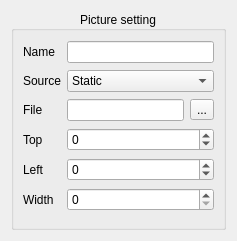
<?xml version="1.0" encoding="UTF-8"?>
<ui version="4.0">
 <class>pixmapSetting</class>
 <widget class="QWidget" name="pixmapSetting">
  <property name="geometry">
   <rect>
    <x>0</x>
    <y>0</y>
    <width>237</width>
    <height>241</height>
   </rect>
  </property>
  <property name="windowTitle">
   <string>Form</string>
  </property>
  <layout class="QGridLayout" name="gridLayout_2">
   <item row="0" column="0">
    <widget class="QGroupBox" name="groupBox">
     <property name="title">
      <string>Picture setting</string>
     </property>
     <property name="alignment">
      <set>Qt::AlignCenter</set>
     </property>
     <property name="flat">
      <bool>true</bool>
     </property>
     <layout class="QGridLayout" name="gridLayout">
      <item row="0" column="0">
       <widget class="QLabel" name="label">
        <property name="text">
         <string>Name</string>
        </property>
        <property name="buddy">
         <cstring>name</cstring>
        </property>
       </widget>
      </item>
      <item row="0" column="1">
       <widget class="QLineEdit" name="name"/>
      </item>
      <item row="1" column="0">
       <widget class="QLabel" name="label_2">
        <property name="text">
         <string>Source</string>
        </property>
        <property name="buddy">
         <cstring>source</cstring>
        </property>
       </widget>
      </item>
      <item row="1" column="1">
       <widget class="QComboBox" name="source">
        <item>
         <property name="text">
          <string>Static</string>
         </property>
        </item>
        <item>
         <property name="text">
          <string>From Horux...</string>
         </property>
        </item>
       </widget>
      </item>
      <item row="2" column="0">
       <widget class="QLabel" name="label_3">
        <property name="text">
         <string>File</string>
        </property>
        <property name="buddy">
         <cstring>file</cstring>
        </property>
       </widget>
      </item>
      <item row="2" column="1">
       <layout class="QHBoxLayout" name="horizontalLayout">
        <item>
         <widget class="QLineEdit" name="file"/>
        </item>
        <item>
         <widget class="QToolButton" name="pixFileButton">
          <property name="text">
           <string>...</string>
          </property>
         </widget>
        </item>
       </layout>
      </item>
      <item row="3" column="0">
       <widget class="QLabel" name="label_4">
        <property name="text">
         <string>Top</string>
        </property>
       </widget>
      </item>
      <item row="4" column="0">
       <widget class="QLabel" name="label_5">
        <property name="text">
         <string>Left</string>
        </property>
       </widget>
      </item>
      <item row="5" column="0">
       <widget class="QLabel" name="label_6">
        <property name="text">
         <string>Width</string>
        </property>
       </widget>
      </item>
      <item row="5" column="1">
       <widget class="QSpinBox" name="widthEdit">
        <property name="maximum">
         <number>1000</number>
        </property>
        <property name="singleStep">
         <number>5</number>
        </property>
       </widget>
      </item>
      <item row="4" column="1">
       <widget class="QSpinBox" name="left">
        <property name="minimum">
         <number>-300</number>
        </property>
        <property name="maximum">
         <number>300</number>
        </property>
        <property name="singleStep">
         <number>5</number>
        </property>
       </widget>
      </item>
      <item row="3" column="1">
       <widget class="QSpinBox" name="top">
        <property name="minimum">
         <number>-300</number>
        </property>
        <property name="maximum">
         <number>300</number>
        </property>
        <property name="singleStep">
         <number>5</number>
        </property>
       </widget>
      </item>
     </layout>
    </widget>
   </item>
  </layout>
 </widget>
 <tabstops>
  <tabstop>name</tabstop>
  <tabstop>source</tabstop>
  <tabstop>file</tabstop>
  <tabstop>pixFileButton</tabstop>
 </tabstops>
 <resources/>
 <connections/>
</ui>
